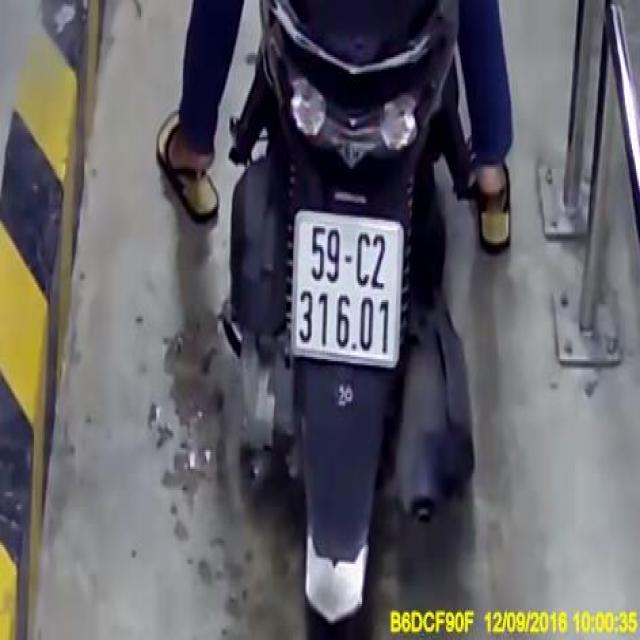
#> input picture samples/motorcycle_sample_01.jpg, 640 x 640 px, given as the content of the folder datasets_external/pbl4/PBL4_LPRNet/Dataset/BiensoxeVietNam, which was not available
$ python deduplicate_dataset.py
#> lines starting #> are read from the running program, lines starting #| are printed output that depends on the picture; pictures that were not available may be replaced by others from this repository, and a replacement may not be noted
#> in run_deduplication, img is the input picture: shape (640, 640, 3); mean B, G, R 103.2, 97.8, 99
"""
Deduplication and Leakage Verification Tool for License Plate Datasets.
Two-tier deduplication:
  Tier 1: SHA256 Exact Duplicate Check
  Tier 2: DCT-based Perceptual Hash (pHash) Near-Duplicate Check

Actions:
  - KEEP: Truly new, unique sample -> saved to dataset_staging/pbl4_unique/
  - QUARANTINE_EXACT: Exact bitwise match -> quarantined
  - QUARANTINE_NEAR: Near duplicate (pHash Hamming distance <= threshold) -> quarantined
  - TEST_LEAKAGE_RISK: Duplicate of any TEST_FINAL sample -> strict quarantine
  - REVIEW: Boundary match needing manual inspection
"""

import argparse
import csv
import hashlib
import os
import shutil
import sys
import time
from collections import defaultdict
from pathlib import Path
from typing import Dict, List, Tuple, Optional, Set

import cv2
import numpy as np


def compute_sha256(filepath: Path) -> str:
    """Computes SHA256 hash of a file."""
    hasher = hashlib.sha256()
    with open(filepath, "rb") as f:
        while chunk := f.read(65536):
            hasher.update(chunk)
    return hasher.hexdigest()


def compute_phash(img_bgr: np.ndarray) -> int:
    """
    Computes 64-bit Discrete Cosine Transform (DCT) Perceptual Hash (pHash).
    1. Grayscale conversion.
    2. Resize to 32x32.
    3. 2D DCT.
    4. Top-left 8x8 low-frequency block (excluding DC term [0, 0]).
    5. Median threshold -> 64-bit integer.
    """
    if img_bgr is None or img_bgr.size == 0:
        return 0
    gray = cv2.cvtColor(img_bgr, cv2.COLOR_BGR2GRAY) if img_bgr.ndim == 3 else img_bgr
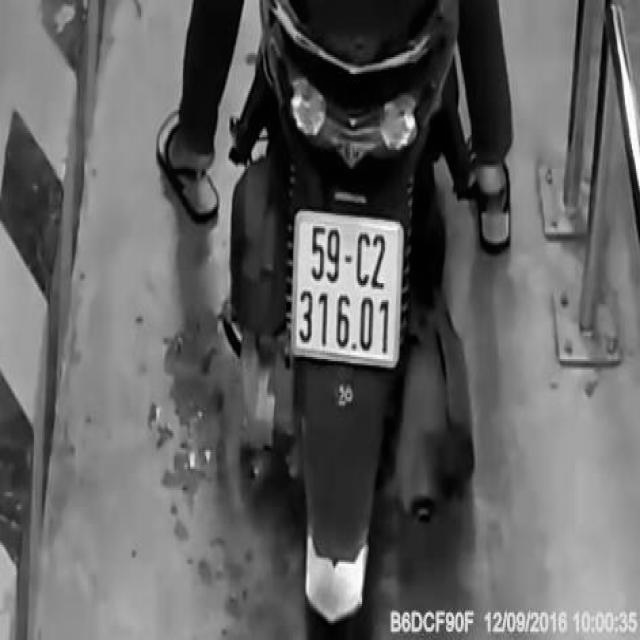
#> gray: shape (640, 640); min 0, max 255, mean 98.8
    resized = cv2.resize(gray, (32, 32), interpolation=cv2.INTER_AREA)
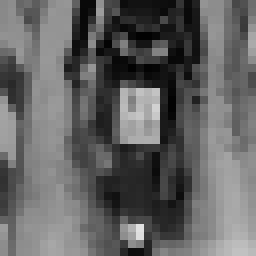
#> resized: shape (32, 32) (shown 8 times larger); min 2, max 225, mean 98.8
    dct = cv2.dct(resized.astype(np.float32))
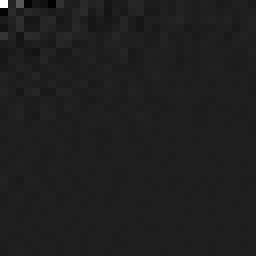
#> dct: shape (32, 32) float32 (shown 8 times larger); min -429.1, max 3160.9, mean 3.6; drawn with min black and max white

    # 8x8 low-frequency components
    low_freq = dct[:8, :8]
    med = np.median(low_freq[1:, 1:]) if low_freq.size > 1 else np.median(low_freq)
#> med = 1.58

    # 64-bit binary hash
    bits = (low_freq > med).flatten()
    hash_int = 0
    for b in bits:
        hash_int = (hash_int << 1) | int(b)
#> this loop made 64 passes
#> (b, hash_int) on passes 3 to 14: (True, 7), (False, 14), (False, 28), (False, 56), (False, 112), (True, 225), (False, 450), (True, 901), (False, 1802), (True, 3605), (True, 7211), (True, 14423)
#> hash_int on passes 1 to 2: 1, 3
#> after the loop, hash_int = 16239248423348405860
    return hash_int


def hamming_distance(h1: int, h2: int) -> int:
    """Computes Hamming distance between two 64-bit integers."""
    return (h1 ^ h2).bit_count()


def run_deduplication(
    new_dir: Path,
    vnlp_all_csv: Path,
    test_final_csv: Path,
    unique_out_dir: Path,
    quarantine_out_dir: Path,
    report_csv_path: Path,
    phash_near_thresh: int = 6,
    phash_review_thresh: int = 10,
):
    print("=" * 70)
    print("      DATASET DEDUPLICATION & TEST LEAKAGE VERIFICATION TOOL      ")
    print("=" * 70)

    unique_out_dir.mkdir(parents=True, exist_ok=True)
    quarantine_out_dir.mkdir(parents=True, exist_ok=True)
    report_csv_path.parent.mkdir(parents=True, exist_ok=True)

    # 1. Preload VNLP existing dataset
    print("\n--- 1. Preloading Existing Dataset (VNLP) Hashes ---")
    t0 = time.time()

    vnlp_files = {} # sha256 -> record
    test_sha256_set = set()
    test_records = {} # plate_text -> list of test records

    if test_final_csv.exists():
        with open(test_final_csv, "r", encoding="utf-8") as f:
            for r in csv.DictReader(f):
                p = Path(r["image_path"])
                txt = r["plate_text"].upper()
                test_records.setdefault(txt, []).append(r)
                if p.exists():
                    sha = compute_sha256(p)
                    test_sha256_set.add(sha)
                    vnlp_files[sha] = {"path": str(p), "label": txt, "is_test": True}

    if vnlp_all_csv.exists():
        with open(vnlp_all_csv, "r", encoding="utf-8") as f:
            for r in csv.DictReader(f):
                p = Path(r["image_path"])
                txt = r["plate_text"].upper()
                if p.exists():
                    sha = compute_sha256(p)
                    if sha not in vnlp_files:
                        vnlp_files[sha] = {"path": str(p), "label": txt, "is_test": False}

    print(f"Preloaded {len(vnlp_files)} VNLP image hashes (including {len(test_sha256_set)} test images) in {time.time()-t0:.2f}s")

    # 2. Collect all new images (PBL4)
    print("\n--- 2. Scanning New Images ---")
    new_files = sorted(list(new_dir.rglob("*.jpg")) + list(new_dir.rglob("*.png")))
    print(f"Found {len(new_files)} new images to audit in {new_dir}")

    # 3. Deduplication execution
    print("\n--- 3. Running Two-Tier Deduplication & Leakage Detection ---")

    # Internal trackers for new dataset
    seen_sha256: Dict[str, Dict[str, Any]] = {}  # sha256 -> info
    seen_phashes: List[Dict[str, Any]] = []      # list of {phash, file, sha256, label}

    records_out = []

    stats = {
        "total": len(new_files),
        "keep": 0,
        "quarantine_exact_vnlp": 0,
        "quarantine_exact_internal": 0,
        "quarantine_near": 0,
        "test_leakage_risk": 0,
        "review": 0,
    }

    t_start = time.time()

    for idx, f in enumerate(new_files, 1):
        if idx % 2000 == 0 or idx == len(new_files):
            print(f"  Processed {idx}/{len(new_files)} images ({idx/len(new_files)*100:.1f}%)...")

        # Parse new label
        parts = f.stem.split("_")
        new_label = parts[0].upper()

        # Compute SHA256
        new_sha256 = compute_sha256(f)

        # Load image for pHash
        img = cv2.imread(str(f))
        new_phash = compute_phash(img) if img is not None else 0
#> new_phash = 16239248423348405860

        # Flag trackers
        action = "KEEP"
        dup_type = "NONE"
        existing_file = "NONE"
        sha_existing = "NONE"
        min_phash_dist = 64
        existing_label = "NONE"

        # Check A: Exact match against VNLP
        if new_sha256 in vnlp_files:
            match_vnlp = vnlp_files[new_sha256]
            existing_file = match_vnlp["path"]
            sha_existing = new_sha256
            existing_label = match_vnlp["label"]
            min_phash_dist = 0

            if match_vnlp["is_test"]:
                action = "TEST_LEAKAGE_RISK"
                dup_type = "EXACT_VNLP_TEST"
                stats["test_leakage_risk"] += 1
            else:
                action = "QUARANTINE_EXACT"
                dup_type = "EXACT_VNLP_TRAIN"
                stats["quarantine_exact_vnlp"] += 1

        # Check B: Exact match internally within new dataset
        elif new_sha256 in seen_sha256:
            prev = seen_sha256[new_sha256]
            existing_file = prev["file"]
            sha_existing = new_sha256
            existing_label = prev["label"]
            min_phash_dist = 0
            action = "QUARANTINE_EXACT"
            dup_type = "EXACT_INTERNAL"
            stats["quarantine_exact_internal"] += 1

        # Check C: Perceptual Hash near duplicate check (Tier 2)
        else:
            # Check against internal seen_phashes
            best_match = None
            closest_dist = 64

            for item in seen_phashes:
                # Fast XOR distance
                dist = hamming_distance(new_phash, item["phash"])
                if dist < closest_dist:
                    closest_dist = dist
                    best_match = item
                    if dist == 0:
                        break
#> after the loop, closest_dist = 64

            min_phash_dist = closest_dist
#> min_phash_dist = 64
            if best_match is not None and closest_dist <= phash_near_thresh:
                existing_file = best_match["file"]
                sha_existing = best_match["sha256"]
                existing_label = best_match["label"]
                dup_type = f"NEAR_INTERNAL_PHASH_{closest_dist}"
                action = "QUARANTINE_NEAR"
                stats["quarantine_near"] += 1
            elif best_match is not None and closest_dist <= phash_review_thresh and best_match["label"] == new_label:
                existing_file = best_match["file"]
                sha_existing = best_match["sha256"]
                existing_label = best_match["label"]
                dup_type = f"NEAR_REVIEW_PHASH_{closest_dist}"
                action = "REVIEW"
                stats["review"] += 1
            else:
                action = "KEEP"
                stats["keep"] += 1

        # Process Action & File Staging
        rel_name = f"{f.parent.name}_{f.name}"

        if action == "KEEP":
            # Add to seen
            seen_sha256[new_sha256] = {"file": str(f), "label": new_label}
            seen_phashes.append({"phash": new_phash, "file": str(f), "sha256": new_sha256, "label": new_label})
            # Copy to staging pbl4_unique
            dest_unique = unique_out_dir / rel_name
            shutil.copy2(f, dest_unique)
        else:
            # Copy to quarantine
            dest_quarantine = quarantine_out_dir / rel_name
            shutil.copy2(f, dest_quarantine)

        records_out.append({
            "new_file": str(f).replace("\\", "/"),
            "existing_file": str(existing_file).replace("\\", "/"),
            "duplicate_type": dup_type,
            "sha256_new": new_sha256,
            "sha256_existing": sha_existing,
            "phash_distance": min_phash_dist,
            "new_label": new_label,
            "existing_label": existing_label,
            "action": action,
        })

    elapsed = time.time() - t_start
    print(f"\nDeduplication complete in {elapsed:.2f} seconds.")

    # 4. Export CSV Report
    print(f"\nWriting duplicates report to {report_csv_path}...")
    fieldnames = [
        "new_file", "existing_file", "duplicate_type",
        "sha256_new", "sha256_existing", "phash_distance",
        "new_label", "existing_label", "action"
    ]
    with open(report_csv_path, "w", newline="", encoding="utf-8") as fp:
        writer = csv.DictWriter(fp, fieldnames=fieldnames)
        writer.writeheader()
        writer.writerows(records_out)

    print("\n" + "=" * 65)
    print("DEDUPLICATION AUDIT SUMMARY:")
    print("=" * 65)
    print(f"Total new images audited:           {stats['total']}")
    print(f"Truly Unique usable images (KEEP):  {stats['keep']} (copied to {unique_out_dir.name}/)")
    print(f"Exact internal duplicates:          {stats['quarantine_exact_internal']}")
    print(f"Exact VNLP duplicates:              {stats['quarantine_exact_vnlp']}")
    print(f"Near duplicates (pHash <= {phash_near_thresh}):       {stats['quarantine_near']}")
    print(f"Test leakage risk (vs TEST_FINAL):  {stats['test_leakage_risk']}")
    print(f"Review flagged (pHash {phash_near_thresh+1}-{phash_review_thresh}):       {stats['review']}")
    print(f"Total quarantined:                  {stats['total'] - stats['keep']} (copied to {quarantine_out_dir.name}/)")
    print("=" * 65)
    return stats


def main():
    parser = argparse.ArgumentParser(description="Dataset Deduplication & Leakage Check")
    parser.add_argument("--new_dir", type=str, default="datasets_external/pbl4/PBL4_LPRNet/Dataset/BiensoxeVietNam")
    parser.add_argument("--vnlp_all", type=str, default="datasets/VNLP_processed/all.csv")
    parser.add_argument("--test_final", type=str, default="datasets/VNLP_processed/test.csv")
    parser.add_argument("--unique_out", type=str, default="dataset_staging/pbl4_unique")
    parser.add_argument("--quarantine_out", type=str, default="dataset_staging/quarantine_duplicates")
    parser.add_argument("--report_csv", type=str, default="reports/pbl4_vs_current_duplicates.csv")
    parser.add_argument("--phash_thresh", type=int, default=6)
    args = parser.parse_args()

    run_deduplication(
        new_dir=Path(args.new_dir),
        vnlp_all_csv=Path(args.vnlp_all),
        test_final_csv=Path(args.test_final),
        unique_out_dir=Path(args.unique_out),
        quarantine_out_dir=Path(args.quarantine_out),
        report_csv_path=Path(args.report_csv),
        phash_near_thresh=args.phash_thresh,
    )


if __name__ == "__main__":
    main()
